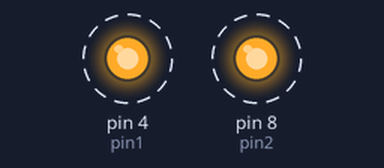
A sketch run on a simulated Arduino Uno, built with avr-gcc and run on an emulated ATmega328P. Parts: output pins drawn as LEDs (lit = HIGH). Dashed ring = blinking. What the sketch prints to the serial monitor is not drawn.

Above: at 0.24 s.
Timing chart, 0 to 40.0 s (numbered marks = the images above):
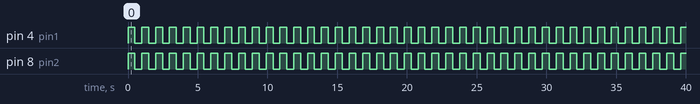

The sketch:

multithreading.ino
```cpp
#include <Arduino_FreeRTOS.h>

// define two tasks for Blink1 & Blink2
void taskBlink1( void *pvParameters );
void taskBlink2( void *pvParameters );

int pin1 = 4;   // For Blink1
int pin2 = 8;   // For Blink1


void setup() {

  Serial.begin(9600);
  while (!Serial) {
    ;
  }


  xTaskCreate(
    taskBlink1
    , (const portCHAR *)"Blink2"   // A name just for humans
    , 128  // This stack size can be checked & adjusted by reading the Stack Highwater
    , NULL
    , 2  // Priority, with 3 (configMAX_PRIORITIES - 1) being the highest, and 0 being the lowest.
    , NULL);

  xTaskCreate(
    taskBlink2
    , (const portCHAR *)"Blink1"
    , 128  // Stack size
    , NULL
    , 1  // Priority
    , NULL);

}

void loop()

{
}

void taskBlink1(void *pvParameters)  // This is a task.
{

  (void) pvParameters;

  pinMode(pin1, OUTPUT);

  for (;;) // A Task shall never return or exit.
  {

    digitalWrite(pin1, HIGH);
    vTaskDelay(500 / portTICK_PERIOD_MS); // wait for one second
    digitalWrite(pin1, LOW);    // turn the LED off by making the voltage LOW
    vTaskDelay(500 / portTICK_PERIOD_MS); // wait for one second

    Serial.println("Task1");
  }
}


void taskBlink2(void *pvParameters)  // This is a task.
{

  (void) pvParameters;

  pinMode(pin2, OUTPUT);

  for (;;) // A Task shall never return or exit.
  {

    digitalWrite(pin2, HIGH);
    vTaskDelay(500 / portTICK_PERIOD_MS); // wait for one second
    digitalWrite(pin2, LOW);    // turn the LED off by making the voltage LOW
    vTaskDelay(500 / portTICK_PERIOD_MS); // wait for one second

    Serial.println("Task2");
  }
}
```

Measured:
- by itself, pin 4 (pin1), pin 8 (pin2): alternates HIGH for 0.50 s and LOW for 0.50 s
